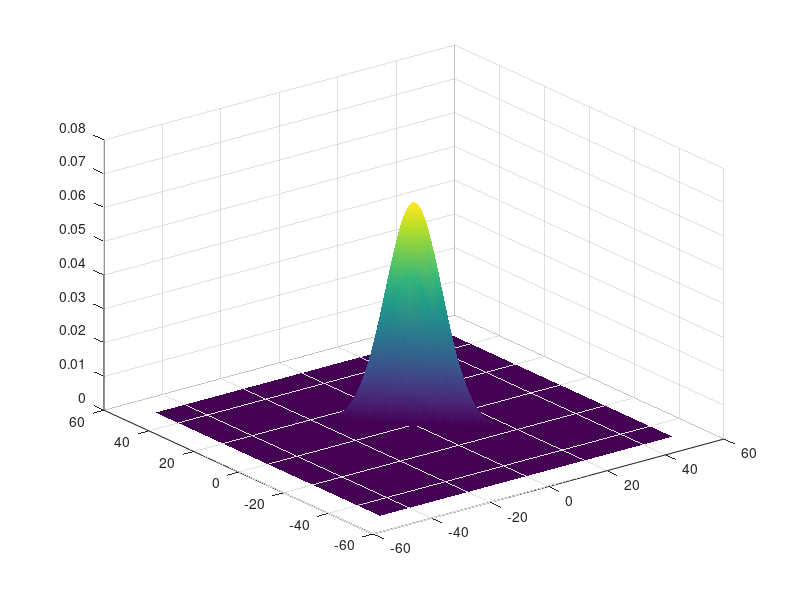

This figure's MATLAB source:
C_B = [30.5819 -30.829;
        -30.829 31.2692];
dX_min = -50;
dX_max = 50;
dY_min = -50;
dY_max = 50;

Nsteps = 500;

dX = linspace(dX_min, dX_max, Nsteps);
dY = linspace(dY_min, dY_max, Nsteps);
P = zeros(Nsteps, Nsteps);

for i = 1:Nsteps
    for j = 1:Nsteps
        P(i,j) = (1/(2*pi*sqrt(det(C_B))))*exp(-0.5*[dX(1,i) dY(1,j)]*inv(C_B)*[dX(1,i);dY(1,j)]);
    end
end

[dX, dY] = meshgrid(dX, dY);
surf(dX, dY, P)

dr_tca = [49.65; 0];
Rc = 0.11;
x = linspace(dr_tca(1,1)-Rc,dr_tca(1,1) + Rc,500);
y = linspace(dr_tca(2,1)-Rc,dr_tca(2,1) + Rc,500);
P_c = trapz(y, trapz(x, P, 2))
shading interp